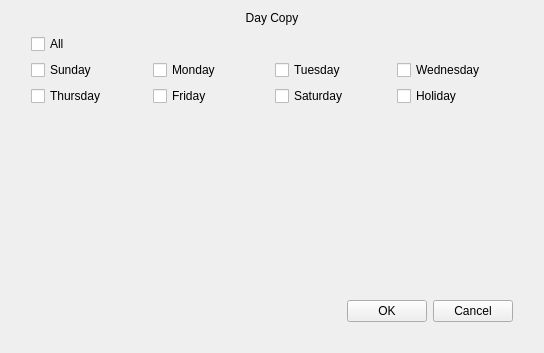
<?xml version="1.0" encoding="UTF-8"?>
<ui version="4.0">
 <class>DayCopyDialog</class>
 <widget class="QWidget" name="DayCopyDialog">
  <property name="geometry">
   <rect>
    <x>0</x>
    <y>0</y>
    <width>544</width>
    <height>353</height>
   </rect>
  </property>
  <property name="windowTitle">
   <string>Dialog</string>
  </property>
  <layout class="QVBoxLayout" name="verticalLayout">
   <property name="spacing">
    <number>0</number>
   </property>
   <item>
    <widget class="QLabel" name="label_title">
     <property name="text">
      <string>Day Copy</string>
     </property>
     <property name="alignment">
      <set>Qt::AlignCenter</set>
     </property>
    </widget>
   </item>
   <item>
    <widget class="QWidget" name="widget_background" native="true">
     <property name="sizePolicy">
      <sizepolicy hsizetype="Preferred" vsizetype="Expanding">
       <horstretch>0</horstretch>
       <verstretch>0</verstretch>
      </sizepolicy>
     </property>
     <layout class="QVBoxLayout" name="verticalLayout_2">
      <property name="leftMargin">
       <number>20</number>
      </property>
      <property name="rightMargin">
       <number>20</number>
      </property>
      <property name="bottomMargin">
       <number>20</number>
      </property>
      <item>
       <layout class="QGridLayout" name="gridLayout">
        <item row="1" column="0">
         <widget class="QCheckBox" name="checkBox_0">
          <property name="text">
           <string>Sunday</string>
          </property>
         </widget>
        </item>
        <item row="1" column="1">
         <widget class="QCheckBox" name="checkBox_1">
          <property name="text">
           <string>Monday</string>
          </property>
         </widget>
        </item>
        <item row="1" column="2">
         <widget class="QCheckBox" name="checkBox_2">
          <property name="text">
           <string>Tuesday</string>
          </property>
         </widget>
        </item>
        <item row="1" column="3">
         <widget class="QCheckBox" name="checkBox_3">
          <property name="text">
           <string>Wednesday</string>
          </property>
         </widget>
        </item>
        <item row="2" column="0">
         <widget class="QCheckBox" name="checkBox_4">
          <property name="text">
           <string>Thursday</string>
          </property>
         </widget>
        </item>
        <item row="2" column="1">
         <widget class="QCheckBox" name="checkBox_5">
          <property name="text">
           <string>Friday</string>
          </property>
         </widget>
        </item>
        <item row="2" column="2">
         <widget class="QCheckBox" name="checkBox_6">
          <property name="text">
           <string>Saturday</string>
          </property>
         </widget>
        </item>
        <item row="2" column="3">
         <widget class="QCheckBox" name="checkBox_7">
          <property name="text">
           <string>Holiday</string>
          </property>
         </widget>
        </item>
        <item row="0" column="0" colspan="4">
         <widget class="QCheckBox" name="checkBox_all">
          <property name="text">
           <string>All</string>
          </property>
         </widget>
        </item>
       </layout>
      </item>
      <item>
       <spacer name="verticalSpacer">
        <property name="orientation">
         <enum>Qt::Vertical</enum>
        </property>
        <property name="sizeHint" stdset="0">
         <size>
          <width>20</width>
          <height>158</height>
         </size>
        </property>
       </spacer>
      </item>
      <item>
       <layout class="QHBoxLayout" name="horizontalLayout">
        <item>
         <spacer name="horizontalSpacer">
          <property name="orientation">
           <enum>Qt::Horizontal</enum>
          </property>
          <property name="sizeHint" stdset="0">
           <size>
            <width>40</width>
            <height>20</height>
           </size>
          </property>
         </spacer>
        </item>
        <item>
         <widget class="QPushButton" name="pushButton_ok">
          <property name="text">
           <string>OK</string>
          </property>
         </widget>
        </item>
        <item>
         <widget class="QPushButton" name="pushButton_cancel">
          <property name="text">
           <string>Cancel</string>
          </property>
         </widget>
        </item>
       </layout>
      </item>
     </layout>
    </widget>
   </item>
  </layout>
 </widget>
 <resources/>
 <connections/>
</ui>
